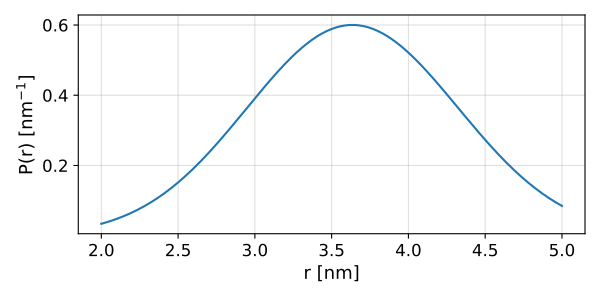

This figure's Python source:
import deerlab as dl
import matplotlib.pyplot as plt
import numpy as np
model = dl.dd_rice
r = np.linspace(2,5,400)
info = model()
par0 = info['Start']
P = model(r,par0)
plt.figure(figsize=[6,3])
plt.plot(r,P)
plt.xlabel('r [nm]',fontsize=13)
plt.ylabel('P(r) [nm$^{-1}$]',fontsize=13)
plt.grid(alpha=0.4)
plt.tick_params(labelsize=12)
plt.tick_params(labelsize=12)
plt.tight_layout()
